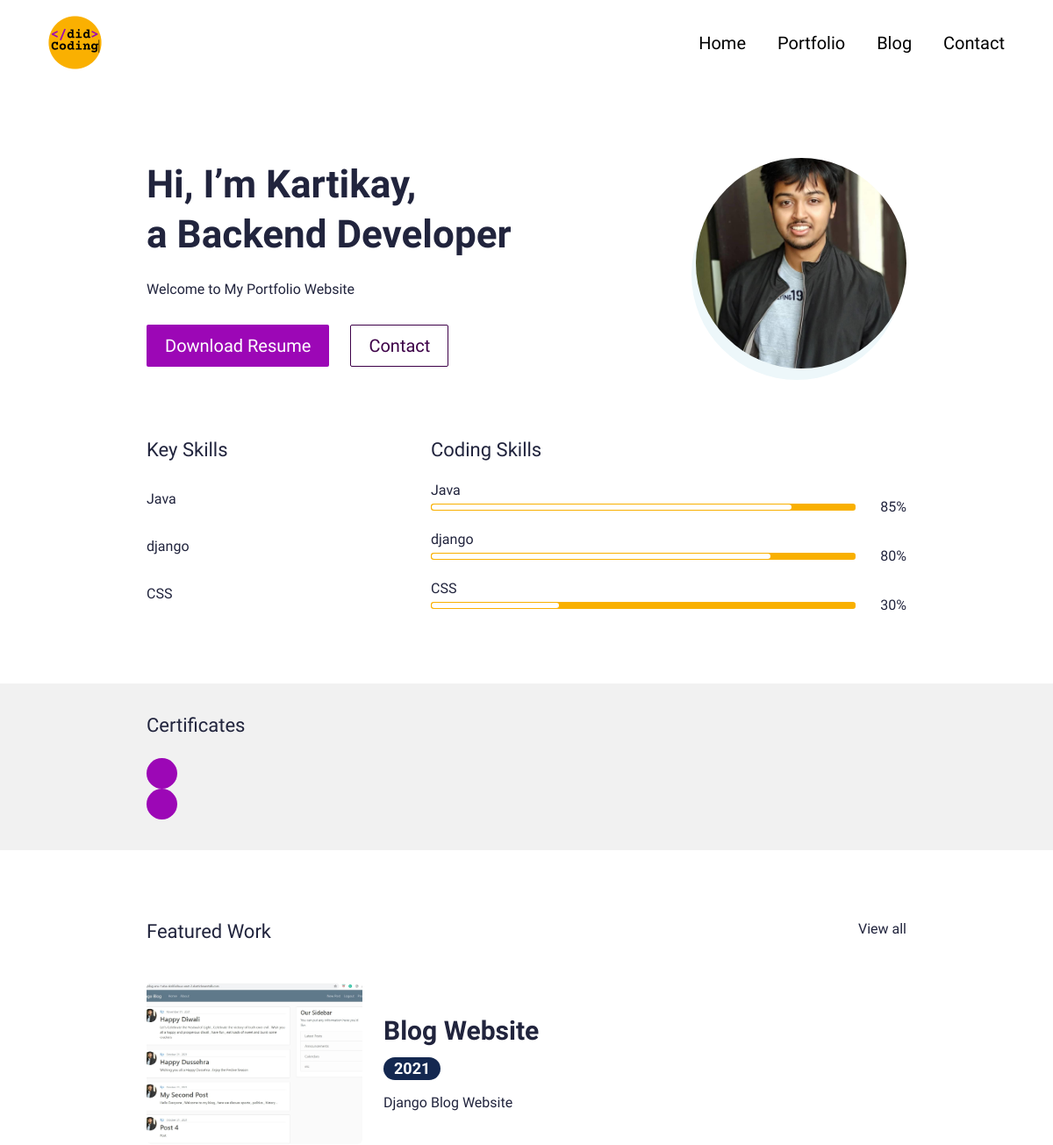
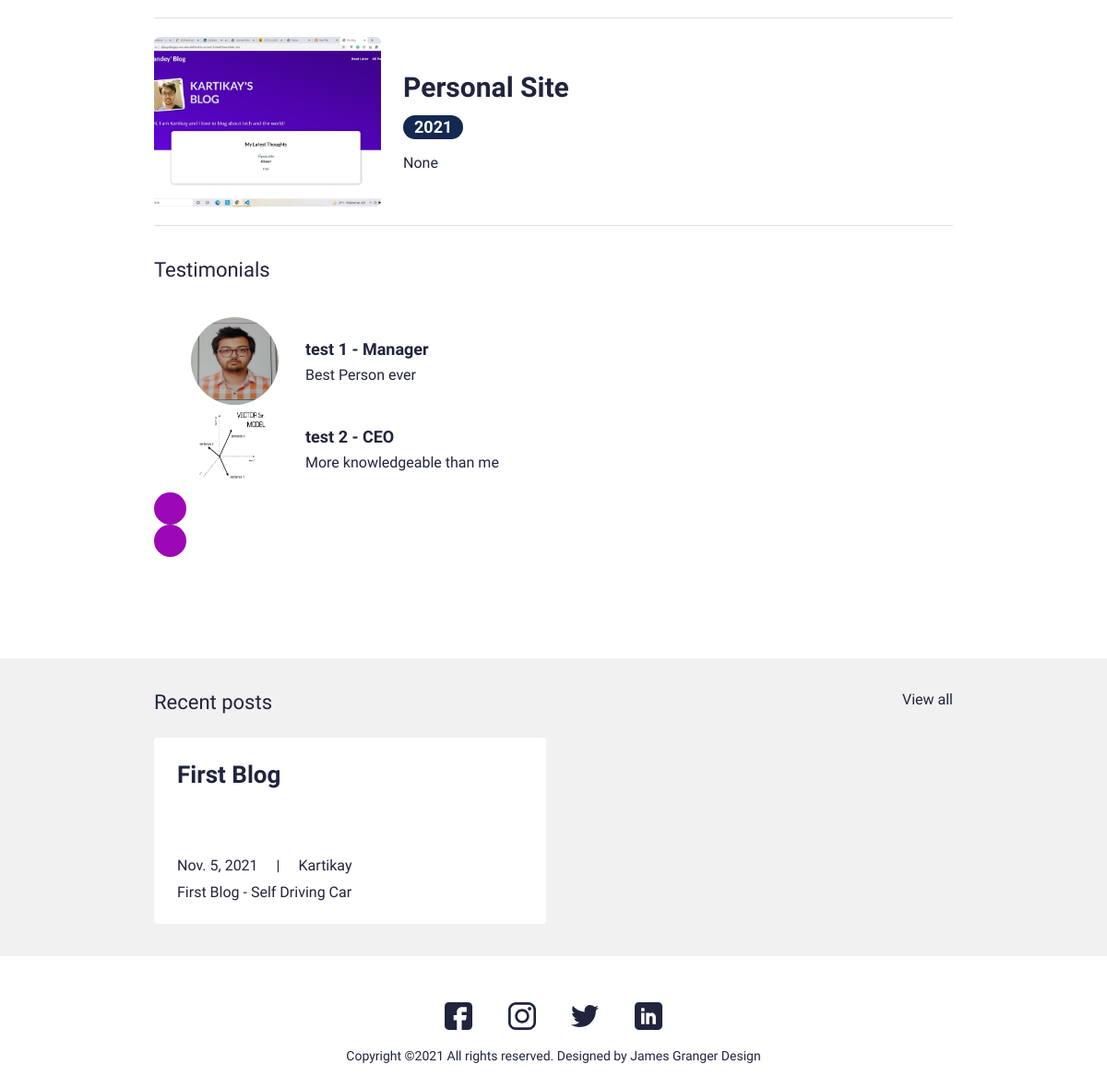
The page / on the database its author committed (2 pictures, top to bottom).
### app/models.py (models this page shows, shortened)
class UserProfile(models.Model):
    class Meta:
        verbose_name_plural = 'User Profiles'
        verbose_name = 'User Profile'
    user = models.OneToOneField(User, on_delete=models.CASCADE)
    avatar = models.ImageField(blank=True, null=True, upload_to="avatar")
    title = models.CharField(max_length=200, blank=True, null=True)
    bio = models.TextField(blank=True, null=True)
    skills = models.ManyToManyField(Skill, blank=True)
    cv = models.FileField(blank=True, null=True, upload_to="cv")

class Skill(models.Model):
    class Meta:
        verbose_name_plural = 'Skills'
        verbose_name = 'Skill'
    name = models.CharField(max_length=20, blank=True, null=True)
    score = models.IntegerField(default=80, blank=True, null=True)
    image = models.FileField(blank=True, null=True, upload_to="skills")
    is_key_skill = models.BooleanField(default=False)

class Portfolio(models.Model):
    class Meta:
        verbose_name_plural = 'Portfolio Profiles'
        verbose_name = 'Portfolio'
        ordering = ["name"]
    date = models.DateTimeField(blank=True, null=True)
    name = models.CharField(max_length=200, blank=True, null=True)
    description = models.CharField(max_length=500, blank=True, null=True)
    body = RichTextField(blank=True, null=True)
    image = models.ImageField(blank=True, null=True, upload_to="portfolio")
    slug = models.SlugField(null=True, blank=True)
    is_active = models.BooleanField(default=True)

class Testimonial(models.Model):
    class Meta:
        verbose_name_plural = 'Testimonials'
        verbose_name = 'Testimonial'
        ordering = ["name"]
    thumbnail = models.ImageField(
        blank=True, null=True, upload_to="testimonials")
    name = models.CharField(max_length=200, blank=True, null=True)
    role = models.CharField(max_length=200, blank=True, null=True)
    quote = models.CharField(max_length=500, blank=True, null=True)
    is_active = models.BooleanField(default=True)

class Blog(models.Model):
    class Meta:
        verbose_name_plural = 'Blog Profiles'
        verbose_name = 'Blog'
        ordering = ["timestamp"]
    timestamp = models.DateTimeField(auto_now_add=True)
    author = models.CharField(max_length=200, blank=True, null=True)
    name = models.CharField(max_length=200, blank=True, null=True)
    description = models.CharField(max_length=500, blank=True, null=True)
    body = RichTextField(blank=True, null=True)
    slug = models.SlugField(null=True, blank=True)
    image = models.ImageField(blank=True, null=True, upload_to="blog")
    is_active = models.BooleanField(default=True)

### app/views.py (the view)
# urls.py: path('', views.IndexView.as_view(), name="home"),
class IndexView(generic.TemplateView):
    template_name = "app/index.html"
    def get_context_data(self, **kwargs):
        context = super().get_context_data(**kwargs)
        testimonials = Testimonial.objects.filter(is_active=True)
        certificates = Certificate.objects.filter(is_active=True)
        blogs = Blog.objects.filter(is_active=True)
        portfolio = Portfolio.objects.filter(is_active=True)
        context["testimonials"] = testimonials
        context["certificates"] = certificates
        context["blogs"] = blogs
        context["portfolio"] = portfolio
        return context

### resume/context_processors.py (called while the page is built)
def project_context(request):
    context = {
        'me': User.objects.first(),
    }
    return context

### app/templates/app/index.html (shortened to what this page needs)
{% extends 'app/base.html' %}
{% load static %}
{% block content %}
<section>
  <div class="bannerSection">
    <div class="container">
      <div class="row g-4 g-md-3  align-items-center">
        <div class="col-md-auto order-md-last">
          <div class="bannerUserImg">
            <img src="{{me.userprofile.avatar.url}}" alt="{{me.first_name|title}} {{me.last_name|title}} avatar">
          </div>
        </div>
        <div class="col-md">
          <div class="bannerContent">
            <h1 class="xlTitle pb-3">Hi, I’m {{me.first_name|title}}, <br> a {{me.userprofile.title}} </br></h1>
            <p>{{me.userprofile.bio}}</p>
            <div class="bannerBtnCol">
              <div class="row">
                <div class="col-auto">
                  <a download href="{{me.userprofile.cv.url}}" class="btn btnPrimary">Download Resume</a>
                </div>
                <div class="col-auto">
                  <a href="{% url 'app:contact' %}" class="btn btnOutline">Contact</a>
                </div>
              </div>
            </div>
          </div>
        </div>
      </div>
    </div>
  </div>
</section>
<section>
  <div class="sectionSpace pt-0">
    <div class="container">
      <div class="row">
        <div class="col-md-auto">
          <div class="keySkillCol">
            <h4 class="smTitle pb-3">Key Skills</h4>
            {% for sk in me.userprofile.skills.all %}
            {% if sk.is_key_skill %}
            <div class="keySkillCard">
              <span class="ksText">{{sk.name}}</span>
            </div>
            {% endif %}
            {% endfor %}
          </div>
        </div>
        <div class="col-md">
          <h4 class="smTitle pb-3">Coding Skills</h4>
          <div class="progressCol">
            <div class="progressCard">
              {% for sk in me.userprofile.skills.all %}
              {% if sk.is_key_skill %}
              <div class="progressCol">
                <span class="progressLbl">{{sk.name}}</span>
                <div class="row g-2 align-items-center">
                  <div class="col">
                    <div class="progress progressStyle">
                      <div class="progress-bar" role="progressbar" style="width: {{sk.score}}%" aria-valuenow="{{sk.score}}" aria-valuemin="0" aria-valuemax="100"></div>
                    </div>
                  </div>
                  <div class="col-auto">
                    <span class="pLbl">{{sk.score}}%</span>
                  </div>
                </div>
              </div>
              {% endif %}
              {% endfor %}
            </div>
          </div>
        </div>
      </div>
    </div>
  </div>
</section>
<section>
  <div class="sectionSpaceSm lightBg">
    <div class="container">
      <div class="row pb-3">
        <div class="col">
          <h4 class="smText regular">Certificates</h4>
        </div>
      </div>
      <div class="sliderOuter">
        <div class="cert-swiper-button-next swiper-button-next swiperBtnStyle"></div>
        <div class="cert-swiper-button-prev swiper-button-prev swiperBtnStyle"></div>
      </div>
    </div>
  </div>
</section>
<section>
  <div class="sectionSpace">
    <div class="container">
      <div class="portfolioCol">
        <div class="row pb-3">
          <div class="col">
            <h4 class="smText regular">Featured Work</h4>
          </div>
          <div class="col-auto">
            <a href="{% url 'app:portfolios' %}" class="simpleLink">View all</a>
          </div>
        </div>
        {% for p in portfolio %}
        {% if p.is_active %}
        <div class="portfolioCard">
          <div class="row g-4 align-items-center">
            <div class="col-md-auto">
              <div class="portfolioImgCol">
                <a href="{% url 'app:portfolio' slug=p.slug %}"><img src="{{p.image.url}}" alt="..."></a>
              </div>
            </div>
            <div class="col-md">
              <div class="portfolioContentCol">
                <h4 class="lgTitle"><a href="{% url 'app:portfolio' slug=p.slug %}">{{p.name}}</a></h4>
                <ul class="portfolioOption">
                  <li><span class="dateLbl">{{p.date.year}}</span></li>
                </ul>
                <p>{{p.description}}</p>
              </div>
            </div>
          </div>
        </div>
        {% endif %}
        {% endfor %}
      </div>
      <div class="testimonialCol">
        <h4 class="smText regular d-block">Testimonials</h4>
        <div class="testimonialSlider">
          <div class="swiper testimonialSwiper">
            <div class="swiper-wrapper">
              {% for t in testimonials %}
              {% if t.is_active %}
              <div class="swiper-slide">
                <div class="testimonialCard">
                  <div class="row align-items-center">
                    <div class="col-sm-auto">
                      <div class="tImgCol">
                        <img src="{{t.thumbnail.url}}" alt="...">
                      </div>
                    </div>
                    <div class="col-sm">
                      <div class="tContentCol">
                        <h4 class="xsTitle bold">{{t.name}} - {{t.role}}</h4>
                        <p>{{t.quote}}</p>
                      </div>
                    </div>
                  </div>
                </div>
              </div>
              {% endif %}
              {% endfor %}
            </div>
            <div class="test-swiper-button-next swiper-button-next swiperBtnStyle"></div>
            <div class="test-swiper-button-prev swiper-button-prev swiperBtnStyle"></div>
          </div>
        </div>
      </div>
    </div>
  </div>
</section>
<section>
  <div class="sectionSpaceSm lightBg">
    <div class="container">
      <div class="row pb-3">
        <div class="col">
          <h4 class="smText regular">Recent posts</h4>
        </div>
        <div class="col-auto">
          <a href="{% url 'app:blogs' %}" class="simpleLink">View all</a>
        </div>
      </div>
      <div class="row g-3">
      {% for b in blogs %}
      {% if b.is_active %}
        <div class="col-lg-6">
          <div class="cardStyle1">
            <h4 class="mdTitle cs1Title"><a href="{% url 'app:blog' slug=b.slug %}">{{b.name}}</a></h4>
            <ul class="cardOptionCol">
              <li>{{b.timestamp.date}}</li>
              <li>{{b.author}}</li>
            </ul>
            <p>{{b.description}}</p>
          </div>
        </div>
        {% endif %}
        {% endfor %}
      </div>
    </div>
  </div>
</section>
{% endblock %}

### app/templates/app/base.html (shortened to what this page needs)
{% load static %}
<!doctype html>
<html lang="en">
  <head>
    <link href="{% static 'css/bootstrap.min.css' %}" rel="stylesheet">
    <link rel="stylesheet" href="https://unpkg.com/swiper@7.0.5/swiper-bundle.min.css">
    <link href="{% static 'css/style.css' %}" rel="stylesheet">
  </head>
  <body>
    {% include 'app/partials/nav.html' %}
    {% block content %}
    {% endblock %}
    {% include 'app/partials/footer.html' %}
  </body>
</html>

### app/templates/app/partials/nav.html (shortened to what this page needs)
{% load static %}
<header>
    <div class="headerCol">
    <div class="container-fluid">
        <div class="row align-items-center">
        <div class="col-auto">
            <div class="logoCol"><a href="{% url 'app:home' %}"><img src="{% static 'images/logo.png' %}" alt="..."></a></div>
        </div>
        <div class="col">
            <div class="navCollapseCol">
            <div class="navCol">
                <ul>
                <li><a href="{%url 'app:home'%}">Home</a></li>
                <li><a href="{%url 'app:portfolios' %}">Portfolio</a></li>
                <li><a href="{% url 'app:blogs' %}">Blog</a></li>
                <li><a href="{%url 'app:contact'%}">Contact</a></li>
                </ul>
            </div>
            </div>
        </div>
        </div>
    </div>
    </div>
</header>

### app/templates/app/partials/footer.html
{% load static %}
<footer>
    <div class="footerCol">
    <div class="container">
        <ul class="socialCol">
        <li><a href="javascript:void(0)"><img src="{% static 'images/fb.svg' %}" alt="..."></a></li>
        <li><a href="javascript:void(0)"><img src="{% static 'images/insta.svg' %}" alt="..."></a></li>
        <li><a href="javascript:void(0)"><img src="{% static 'images/twitter.svg' %}" alt="..."></a></li>
        <li><a href="javascript:void(0)"><img src="{% static 'images/linkedin.svg' %}" alt="..."></a></li>
        </ul>
        <div class="copyrightCol">
        <p>Copyright ©{% now 'Y' %} All rights reserved. Designed by <a href="https://jamesgrangerdesign.co.uk/" target="_blank">James Granger Design</a></p>
        </div>
    </div>
    </div>
</footer>

### rows shown on the page
Skill: name "Java", score "85"
Skill: name "django", score "80"
Skill: name "CSS", score "30"
Portfolio: image (picture), name "Blog Website", date.year "2021", description "Django Blog Website"
Portfolio: image (picture), name "Personal Site", date.year "2021", description "None"
Testimonial: thumbnail (picture), name "test 1", role "Manager", quote "Best Person ever"
Testimonial: thumbnail (picture), name "test 2", role "CEO", quote "More knowledgeable than me"
Blog: name "First Blog", timestamp "Nov. 5, 2021", author "Kartikay", description "First Blog - Self Driving Car"

### other values the page prints
{{ me.first_name|title }} "Kartikay"
{{ me.userprofile.title }} "Backend Developer"
{{ me.userprofile.bio }} "Welcome to My Portfolio Website"
